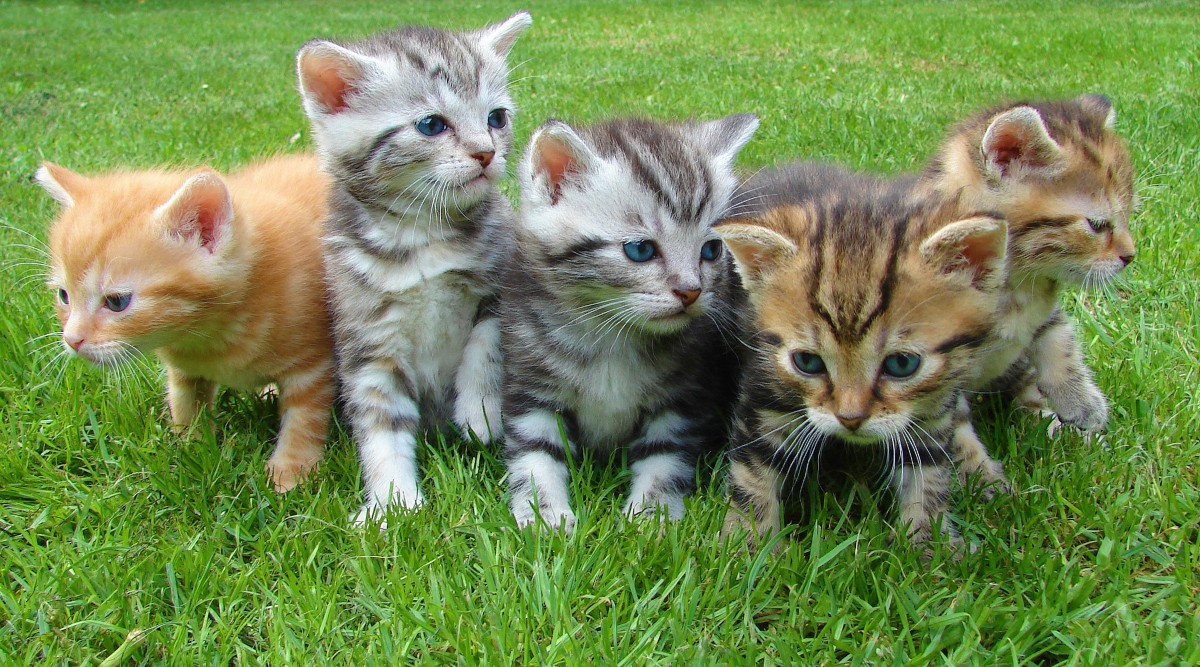
#> input picture Atividade1/cat_puppy.jpg, 1200 x 667 px, found by its file name
$ python brilho.py
#> lines starting #> are read from the running program, lines starting #| are printed output that depends on the picture
import numpy as np
import matplotlib.pyplot as plt
import cv2

# Ajusta o brilho de uma imagem monocromatica
def ajustaBrilho(img, fator):
    if img.ndim == 3 or fator < 0:
        return None
    else:
        newImg = np.zeros(img.shape, dtype = np.float64)
        newImg = fator * img
        newImg[newImg > 255] = 255
        newImg[newImg < 0] = 0
        return newImg.astype(np.uint8)

if __name__ == '__main__':

    # Le a imagem
    img = plt.imread('cat_puppy.jpg')
#> img is the input picture: shape (667, 1200, 3); mean R, G, B 115.7, 138.8, 81.8

    # converte para escala de cinza
    img_gray = cv2.cvtColor(img, cv2.COLOR_RGB2GRAY)
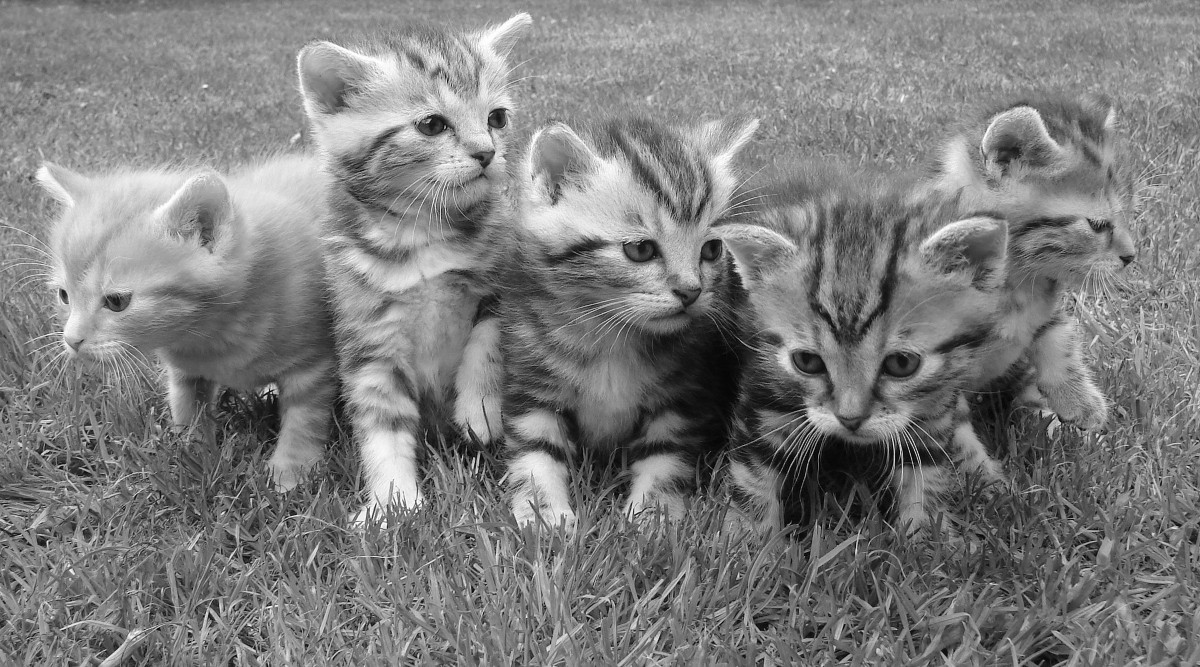
#> img_gray: shape (667, 1200); min 0, max 255, mean 125.4

    # aumenta o brilho em 40%
    img_brighter = ajustaBrilho(img_gray, 1.4)
#> in ajustaBrilho, `newImg[newImg > 255] = 255`:
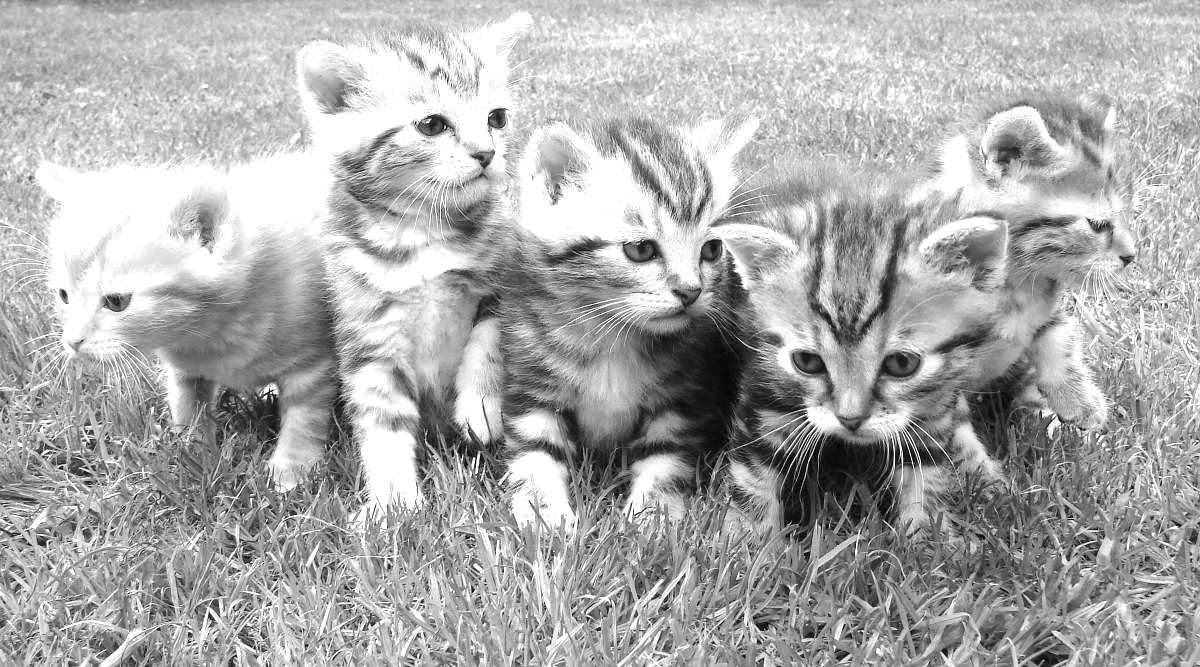
#> newImg: shape (667, 1200) float64; min 0, max 255, mean 172.4

    # diminui em 40%
    img_darker = ajustaBrilho(img_gray, 0.6)
#> call 2 of ajustaBrilho, with fator = 0.6
#> in ajustaBrilho (call 2), `newImg = fator * img`:
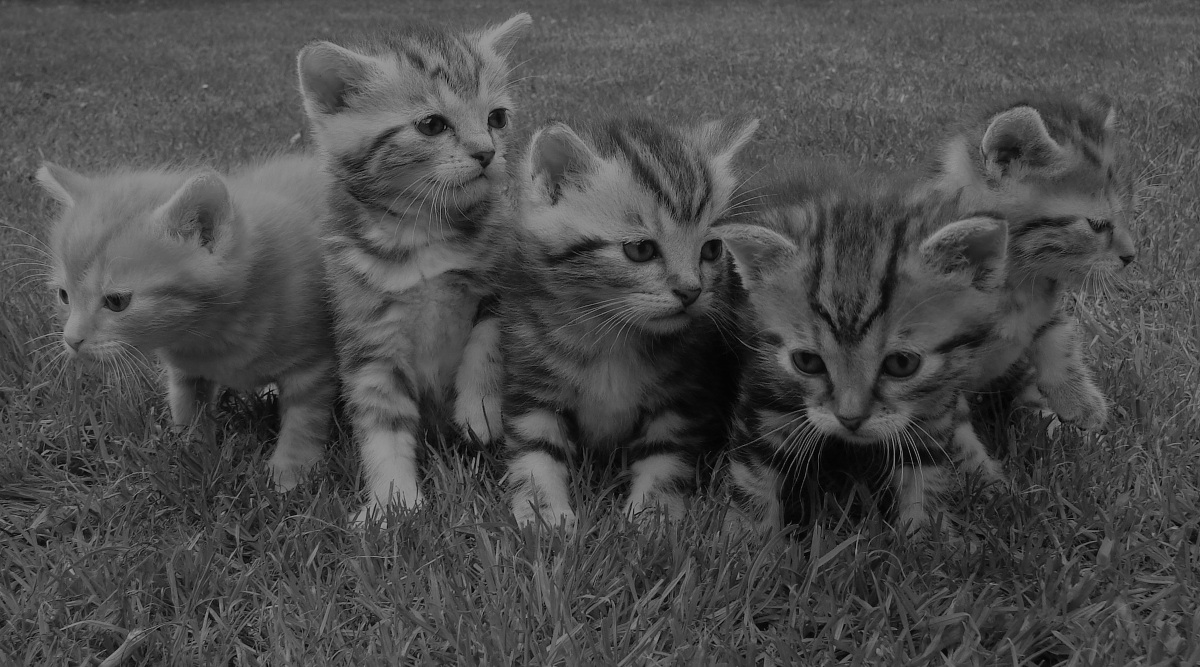
#> newImg: shape (667, 1200) float64; min 0, max 153, mean 75.2

    # para comparar colocamos as imagens lado a lado
    fig, axs = plt.subplots(1, 3)
    axs[0].axis('off')
    axs[0].set_title('Original')
    axs[0].imshow(img_gray, cmap='gray', vmin=0, vmax=255)
    axs[1].axis('off')
    axs[1].set_title('Mais Brilho')
    axs[1].imshow(img_brighter, cmap='gray', vmin=0, vmax=255)
    axs[2].axis('off')
    axs[2].set_title('Menos Brilho')
    axs[2].imshow(img_darker, cmap='gray', vmin=0, vmax=255)
    plt.show()
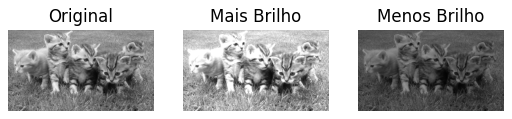
#> figure drawn by matplotlib, 3 panels
